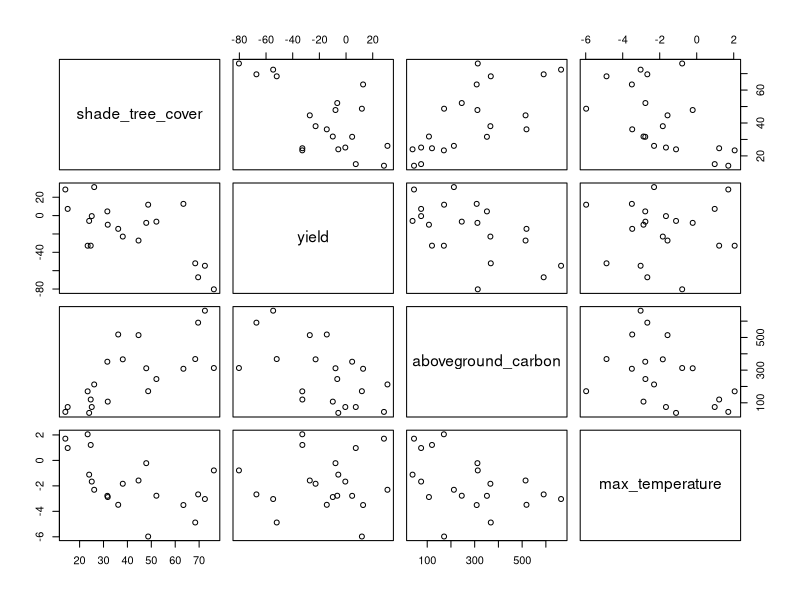
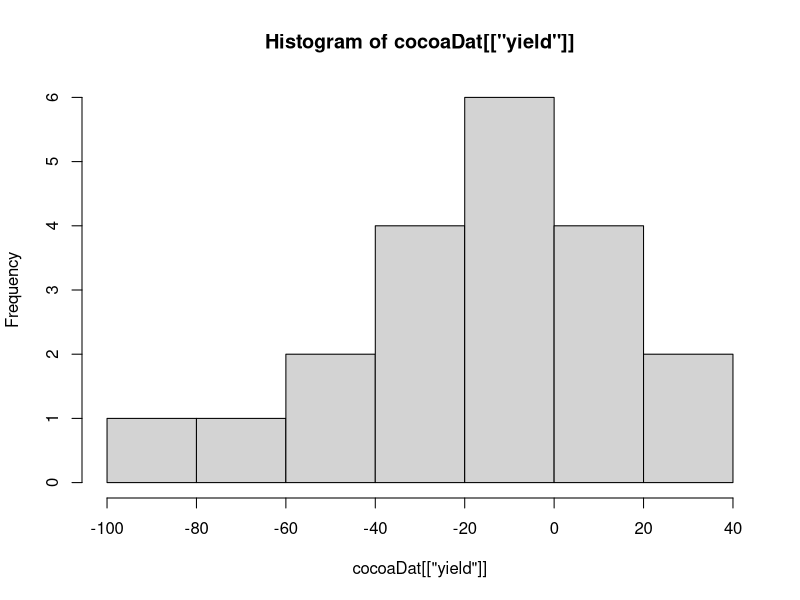
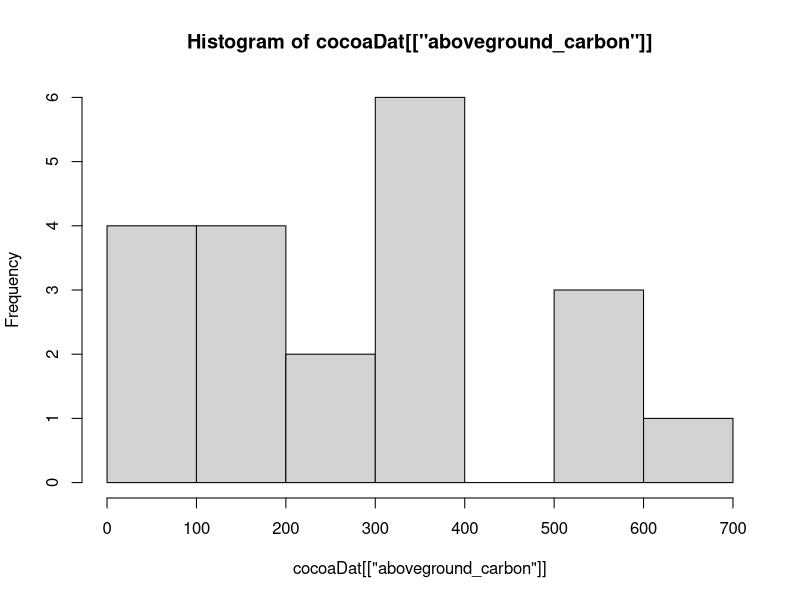
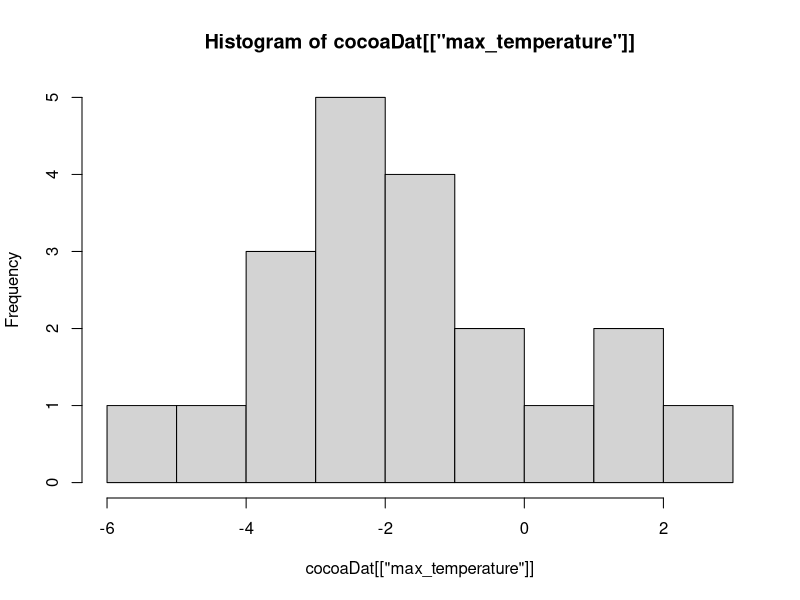
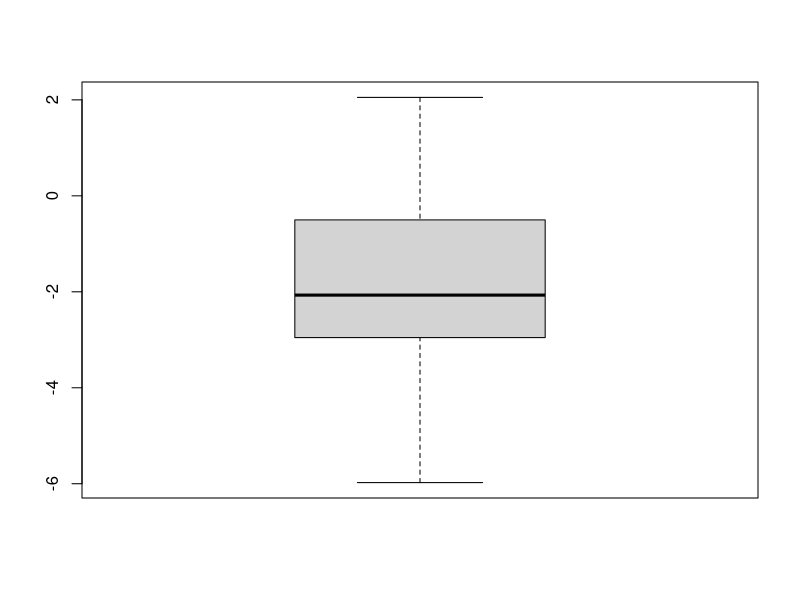
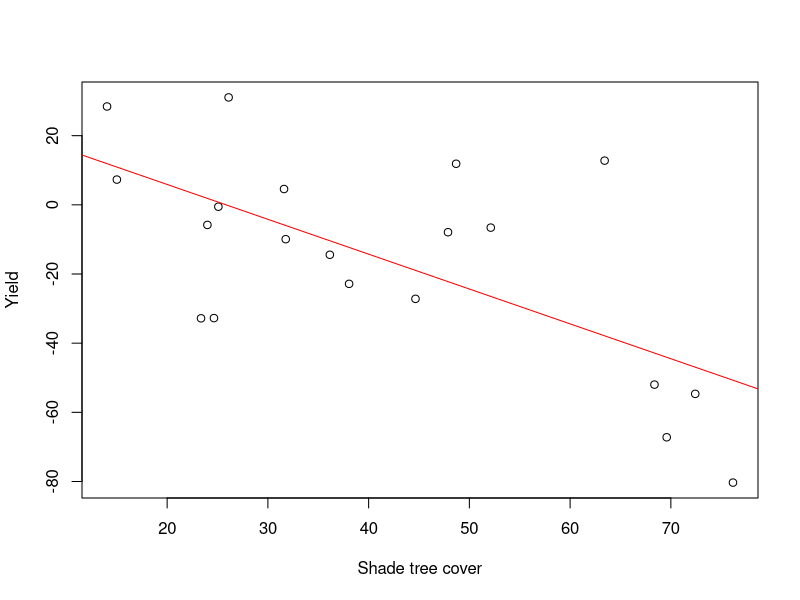
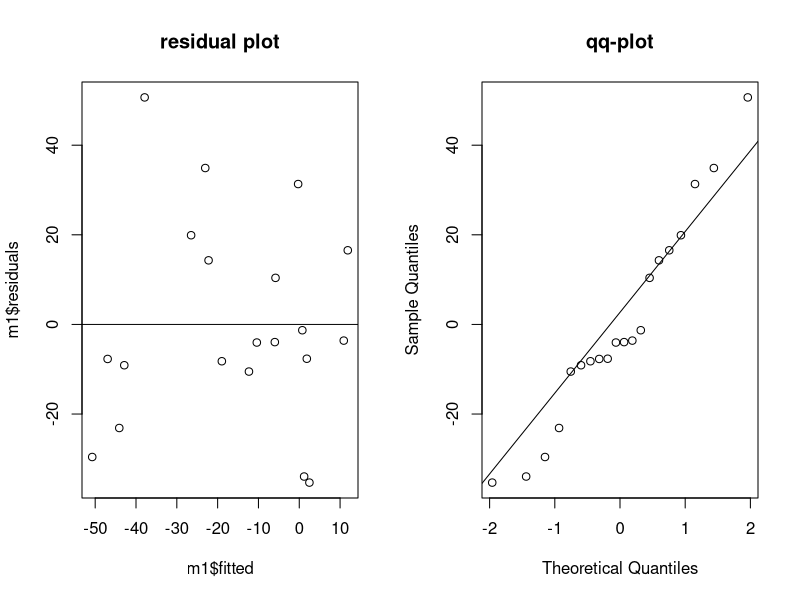
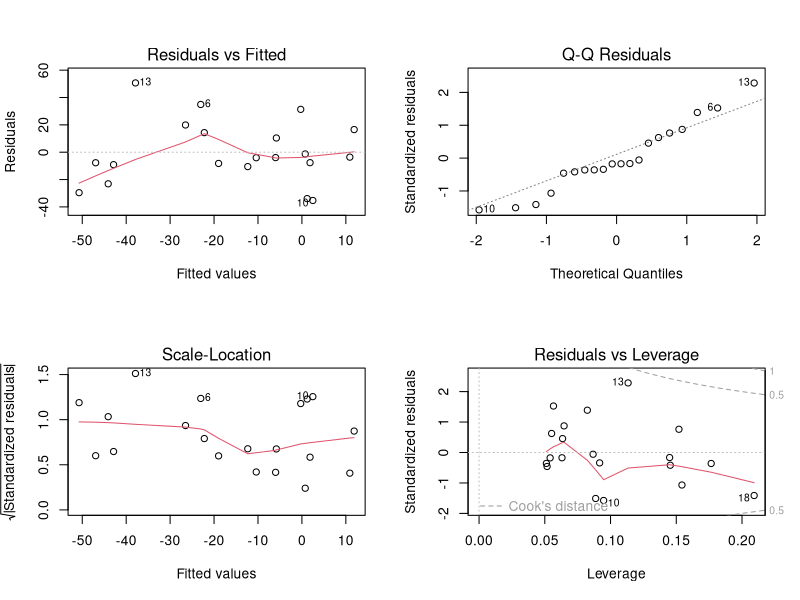

These charts were generated, in order, by the following R code:
library(tidyverse)
library(ggplot2)
library(GGally)

#Load data
cocoaDat <- read_csv("data/cocoa_data_02.csv")
head(cocoaDat)
summary(cocoaDat)

#Explore the data
pairs(cocoaDat[,c(2,5,6,10)])

hist(cocoaDat[["yield"]])
hist(cocoaDat[["aboveground_carbon"]])
hist(cocoaDat[["max_temperature"]])

str(cocoaDat)

boxplot(cocoaDat$max_temperature)

#Define the response and predictor variables

X <- cocoaDat[["shade_tree_cover"]]
y <- cocoaDat[["yield"]]


#Model
#yield ~ shade_tree_cover
m1 <- lm(yield ~ shade_tree_cover, data = cocoaDat) # this is the R syntax for fitting a linear model with Gaussian errors. The syntax "height~1", and without the addition of predictor variables, means that we are fitting an 'intercept-only' or constants-only model. 

par(mfrow=c(1,1))
plot(yield ~ shade_tree_cover, data = cocoaDat, xlab = "Shade tree cover", ylab = "Yield")
abline(m1, col = "red")

#Assess assumptions
par(mfrow=c(1,2))
plot(m1$residuals~m1$fitted, main="residual plot")
abline(h=0)
qqnorm(m1$residuals, main = "qq-plot")
qqline(m1$residuals)

par(mfrow=c(2,2))
plot(m1)

summary(m1)
confint(m1)

m2 <- lm(yield ~ poly(shade_tree_cover, degree = 2), data = cocoaDat)
par(mfrow=c(2,2))
plot(m2)

newdat <- data.frame(shade_tree_cover=seq(min(cocoaDat$shade_tree_cover, na.rm = TRUE),max(cocoaDat$shade_tree_cover, na.rm = TRUE),length.out=50))
head(newdat)
predCI <- as.data.frame(predict(m2,newdata = newdat,interval = "c"))
head(predCI)

par(mfrow=c(1,1))
plot(yield ~ shade_tree_cover, data = cocoaDat)
lines(predCI$fit~newdat$shade_tree_cover,lwd=2) # add fitted/predicted line
lines(predCI$lwr~newdat$shade_tree_cover,lty=3,col="red",lwd=2) # add line for lower bound on CI
lines(predCI$upr~newdat$shade_tree_cover,lty=3,col="red",lwd=2) # add line for upper bound on CI
